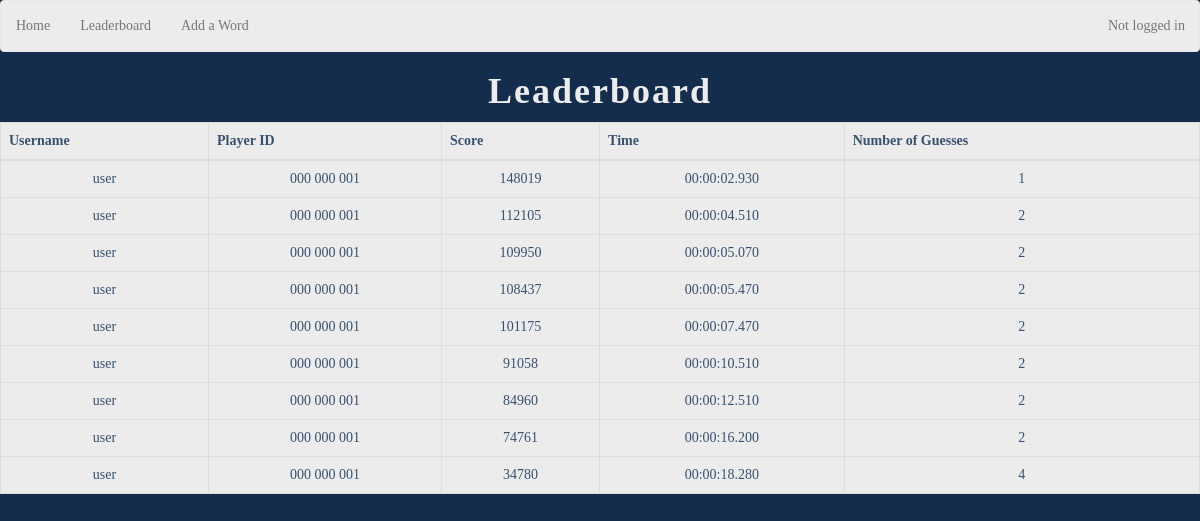
The page /leaderboard on the database as committed earlier.
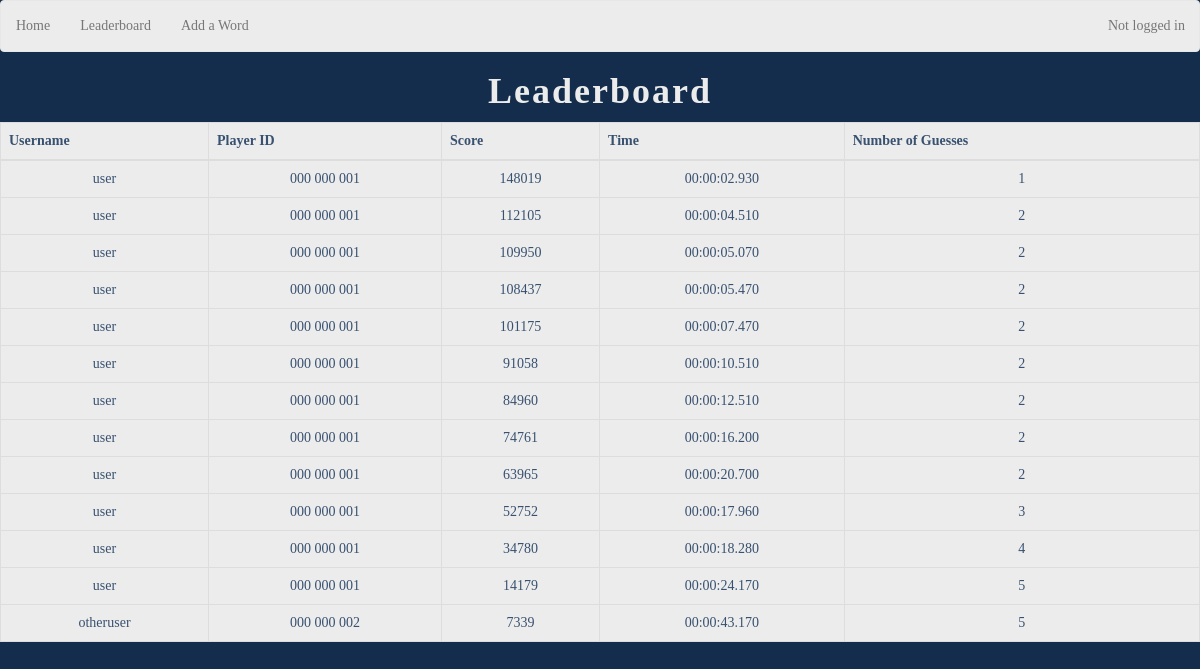
The same page on the database as committed later.
### database_handler.py (models this page shows, shortened)
class Leaderboard(database.Model):
    id = database.Column(database.Integer, primary_key=True, autoincrement=True)
    player_id = database.Column(database.Integer, database.ForeignKey("player.id"), nullable=False)
    score = database.Column(database.Integer, database.CheckConstraint("score >= 0"), nullable=False)
    time = database.Column(database.Text, nullable=False)
    guesses = database.Column(database.Integer, database.CheckConstraint("guesses > 0"), nullable=False)

class Player(database.Model):
    id = database.Column(database.Integer, primary_key=True, autoincrement=True)
    username = database.Column(database.Text, nullable=False)
    password_hash = database.Column(database.Text, nullable=False)

### main.py (the view)
@app.route("/leaderboard")
def leaderboard():
    entries = get_leaderboard_entries()
    return render_template("leaderboard.html", leaderboard_entries=entries, username_text=get_username_text())

### database_handler.py (called while the page is built)
def get_username(player_id: int) -> str:
    player = Player.query.filter_by(id=player_id).first()
    if not player:
        return ""
    return player.username

def get_leaderboard_entries() -> list[Leaderboard]:
    entries = Leaderboard.query.order_by(desc(Leaderboard.score)).all()
    return entries

### main.py (called while the page is built)
@app.template_filter()
def username_filter(player_id: int):
    return get_username(player_id)

@app.template_filter()
def player_id_filter(player_id: int):
    formatted_str = "%09d" % player_id
    spaced_str = formatted_str[:3] + " " + formatted_str[3: 6] + " " + formatted_str[6: 9]
    return spaced_str

def get_username_text() -> str:
    player_id = session.get("user_id", None)
    if player_id:
        username = get_username(player_id)
    else:
        username = "Not logged in"
    return username

### templates/leaderboard.html
{% extends "navigation.html" %}
{% block content %}
    <h1>Leaderboard</h1>
    <table class="table table-bordered table-hover">
        <thead>
            <tr>
                <th class="th-sm">Username</th>
                <th class="th-sm">Player ID</th>
                <th class="th-sm">Score</th>
                <th class="th-sm">Time</th>
                <th class="th-sm">Number of Guesses</th>
            </tr>
        </thead>
        <tbody>
            {% for entry in leaderboard_entries %}
            <tr>
                <td>{{ entry.player_id | username_filter }}</td>
                <td>{{ entry.player_id | player_id_filter }}</td>
                <td>{{ entry.score }}</td>
                <td>{{ entry.time }}</td>
                <td>{{ entry.guesses }}</td>
            </tr>
            {% endfor %}
        </tbody>
    </table>
{% endblock %}

### templates/navigation.html (shortened to what this page needs)
<!DOCTYPE html>
<html>
<head>
    <link rel="stylesheet" href="https://maxcdn.bootstrapcdn.com/bootstrap/3.4.1/css/bootstrap.min.css">
    <link rel="stylesheet" href="{{ url_for('static', filename='css/style.css') }}">
</head>
<body>
    <nav class="navbar navbar-default">
        <ul class="nav navbar-nav">
            <li class="nav-item"><a href="{{ url_for('home') }}">Home</a></li>
            <li class="nav-item"><a href="{{ url_for('leaderboard') }}">Leaderboard</a></li>
            <li class="nav-item"><a href="{{ url_for('add_word') }}">Add a Word</a></li>
        </ul>
        <ul class="nav navbar-nav navbar-right">
            <li class="nav-item"><a>{{ username_text }}</a></li>
        </ul>
    </nav>
    {% block content %}
    {% endblock %}
</body>

### static/css/style.css (style rules this page uses)
body { font-family: "Georgia", "Century Schoolbook"; text-align: center; color: #ececec; background-color: #142d4c; }
.navbar { background-color: #ececec; color: #385170; }
.navbar-right { padding-right: 1em; }
h1 { font-size: 36px; font-weight: bold; letter-spacing: 2px; }
.table { background-color: #ececec; color: #385170; }

Rows that differ between the two databases and show on the page:
added Leaderboard: player_id|username_filter "user", player_id|player_id_filter "000 000 001", score "63965", time "00:00:20.700", guesses "2"
added Leaderboard: player_id|username_filter "user", player_id|player_id_filter "000 000 001", score "52752", time "00:00:17.960", guesses "3"
added Leaderboard: player_id|username_filter "user", player_id|player_id_filter "000 000 001", score "14179", time "00:00:24.170", guesses "5"
added Leaderboard: player_id|username_filter "otheruser", player_id|player_id_filter "000 000 002", score "7339", time "00:00:43.170", guesses "5"
